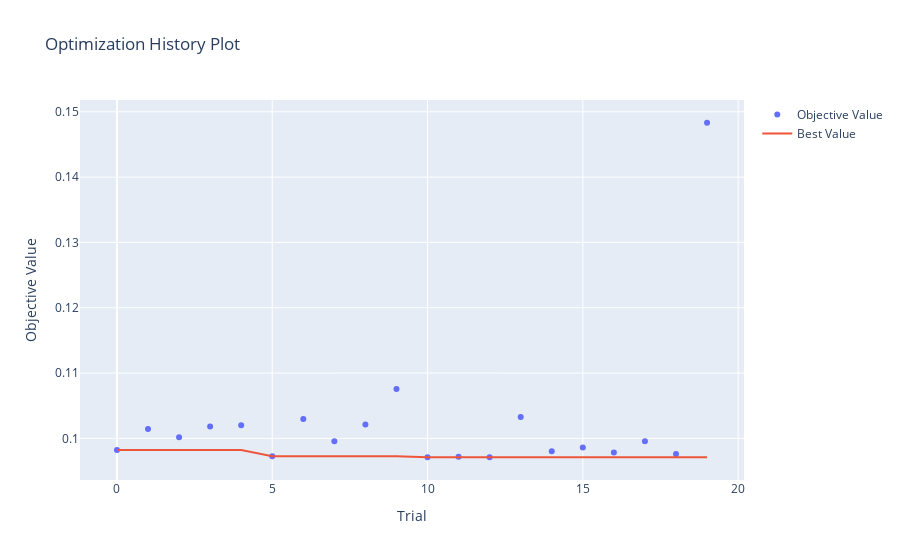

This figure's notebook cell:
### Code cell
# Import optuna.visualization
import optuna.visualization as vis

# Plot optimization history
vis.plot_optimization_history(study)

### Figure 1 — Plotly figure (JSON) as saved in the notebook; plotly's stock layout.template omitted (floating-point values rounded to 4 significant figures)
{"data": [{"mode": "markers", "name": "Objective Value", "type": "scatter", "x": [0, 1, 2, 3, 4, 5, 6, 7, 8, 9, 10, 11, 12, 13, 14, 15, 16, 17, 18, 19], "y": [0.09822, 0.1014, 0.1002, 0.1018, 0.102, 0.09727, 0.103, 0.09955, 0.1021, 0.1075, 0.09712, 0.09719, 0.09711, 0.1033, 0.09801, 0.09862, 0.09784, 0.09956, 0.09762, 0.1483]}, {"mode": "lines", "name": "Best Value", "type": "scatter", "x": [0, 1, 2, 3, 4, 5, 6, 7, 8, 9, 10, 11, 12, 13, 14, 15, 16, 17, 18, 19], "y": [0.09822, 0.09822, 0.09822, 0.09822, 0.09822, 0.09727, 0.09727, 0.09727, 0.09727, 0.09727, 0.09712, 0.09712, 0.09711, 0.09711, 0.09711, 0.09711, 0.09711, 0.09711, 0.09711, 0.09711]}, {"marker": {"color": "#cccccc"}, "mode": "markers", "name": "Infeasible Trial", "showlegend": false, "type": "scatter", "x": [], "y": []}], "layout": {"title": {"text": "Optimization History Plot"}, "xaxis": {"title": {"text": "Trial"}}, "yaxis": {"title": {"text": "Objective Value"}}}}
